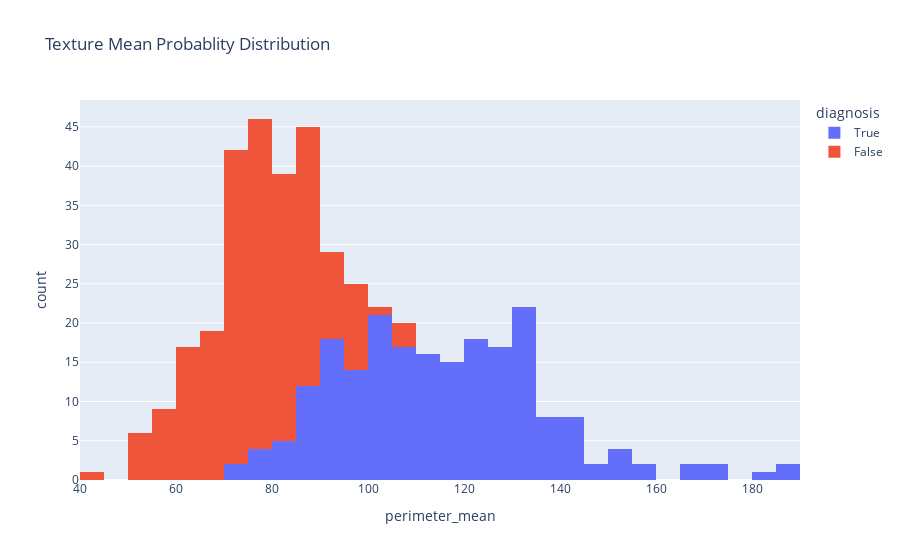

Here is the notebook cell this chart was saved with:
### Code cell
px.histogram(data_frame=train_data , x = "perimeter_mean",color="diagnosis",title="Texture Mean Probablity Distribution")

### Figure 1 — Plotly figure (JSON) as saved in the notebook; plotly's stock layout.template omitted (floating-point values rounded to 4 significant figures; data arrays with more than 128 entries replaced by an {"elided": "..."} marker saying what was removed)
{"data": [{"alignmentgroup": "True", "bingroup": "x", "hovertemplate": "diagnosis=True<br>perimeter_mean=%{x}<br>count=%{y}<extra></extra>", "legendgroup": "True", "marker": {"color": "#636efa"}, "name": "True", "offsetgroup": "True", "orientation": "v", "showlegend": true, "type": "histogram", "x": {"elided": "212 float values"}, "xaxis": "x", "yaxis": "y"}, {"alignmentgroup": "True", "bingroup": "x", "hovertemplate": "diagnosis=False<br>perimeter_mean=%{x}<br>count=%{y}<extra></extra>", "legendgroup": "False", "marker": {"color": "#EF553B"}, "name": "False", "offsetgroup": "False", "orientation": "v", "showlegend": true, "type": "histogram", "x": {"elided": "227 float values"}, "xaxis": "x", "yaxis": "y"}], "layout": {"barmode": "relative", "legend": {"title": {"text": "diagnosis"}, "tracegroupgap": 0}, "title": {"text": "Texture Mean Probablity Distribution"}, "xaxis": {"anchor": "y", "domain": [0, 1], "title": {"text": "perimeter_mean"}}, "yaxis": {"anchor": "x", "domain": [0, 1], "title": {"text": "count"}}}}
